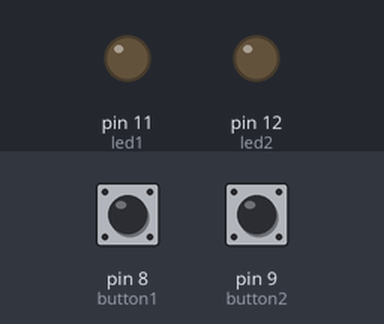
This sketch was run on a simulated Arduino Uno, built with avr-gcc and run on an emulated ATmega328P. On the bench: output pins drawn as LEDs (lit = HIGH). Inputs (shaded band) come from the test bench; at power-on: pin 8 (button1) LOW, pin 9 (button2) LOW.

Above: at 1.2 s.
1.3 s: pin 8 (button1) pulled HIGH for 0.15 s
At 2.2 s:
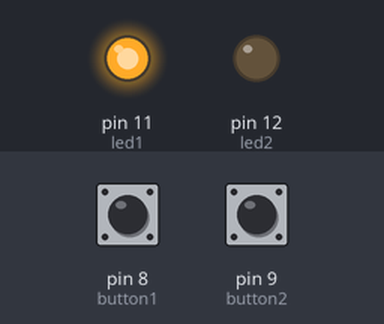
Timing chart, 0 to 4.3 s (numbered marks = the images above; inputs shaded):
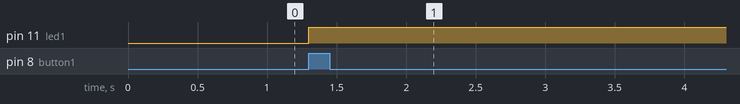

Measured:
- after the input at 1.3 s, pin 11 (led1): LOW → HIGH at once

The sketch:

Mealy_Machine_2_Buttons.ino
```cpp
// Wiring code generated from an ArduinoML model
// Application name: Mealy machine for Arduino with only 2 buttons

long debounce = 200;

enum STATE {on, error};
STATE currentState = on;

boolean button1BounceGuard = false;
long button1LastDebounceTime = 0;

boolean button2BounceGuard = false;
long button2LastDebounceTime = 0;

long timerSinceNewState = millis();

void setup(){
  pinMode(8, INPUT);  // button1 [Sensor]
  pinMode(9, INPUT);  // button2 [Sensor]
  pinMode(11, OUTPUT); // led1 [Actuator]
  pinMode(12, OUTPUT); // led2 [Actuator]
}

void loop() {
	switch(currentState){
		case on:
			digitalWrite(11,LOW);
			digitalWrite(12,LOW);
			button1BounceGuard = millis() - button1LastDebounceTime > debounce;
			if (digitalRead(8) == HIGH && button1BounceGuard) {
				button1LastDebounceTime = millis();
				digitalWrite(11,HIGH);
				timerSinceNewState = millis();
				currentState = error;
			}
			button2BounceGuard = millis() - button2LastDebounceTime > debounce;
			if (digitalRead(9) == HIGH && button2BounceGuard) {
				button2LastDebounceTime = millis();
				digitalWrite(12,HIGH);
				timerSinceNewState = millis();
				currentState = error;
			}
		break;
		case error:
		break;
	}
}
```
